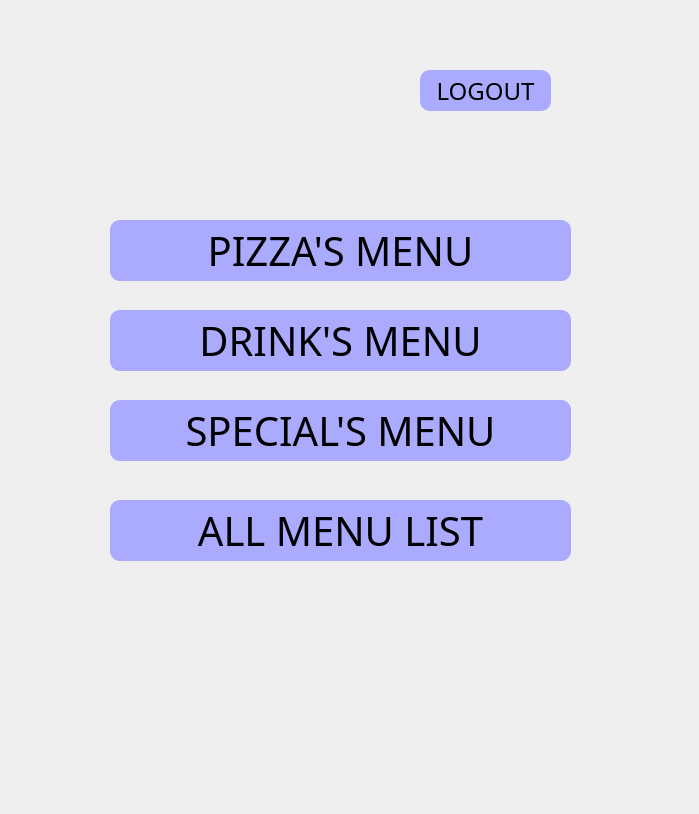
<?xml version="1.0" encoding="UTF-8"?>
<ui version="4.0">
 <class>menu</class>
 <widget class="QWidget" name="menu">
  <property name="geometry">
   <rect>
    <x>0</x>
    <y>0</y>
    <width>699</width>
    <height>814</height>
   </rect>
  </property>
  <property name="windowTitle">
   <string>Form</string>
  </property>
  <property name="styleSheet">
   <string notr="true">#menu{
border-image: url(:/newPrefix/menu.jpg);
}</string>
  </property>
  <widget class="QPushButton" name="pushButton_5">
   <property name="geometry">
    <rect>
     <x>420</x>
     <y>70</y>
     <width>131</width>
     <height>41</height>
    </rect>
   </property>
   <property name="font">
    <font>
     <family>8514oem</family>
     <pointsize>18</pointsize>
     <weight>50</weight>
     <italic>false</italic>
     <bold>false</bold>
    </font>
   </property>
   <property name="styleSheet">
    <string notr="true">.QPushButton
{
background: rgb(170,170, 255);

font: 18pt &quot;8514oem&quot;;
border-radius: 10px;
}

.QPushButton:hover
{
 	background-color: rgb(100, 150, 255);
}
</string>
   </property>
   <property name="text">
    <string>LOGOUT</string>
   </property>
   <property name="autoDefault">
    <bool>false</bool>
   </property>
  </widget>
  <widget class="QPushButton" name="pushButton_6">
   <property name="geometry">
    <rect>
     <x>110</x>
     <y>220</y>
     <width>461</width>
     <height>61</height>
    </rect>
   </property>
   <property name="font">
    <font>
     <family>Ink Free</family>
     <pointsize>30</pointsize>
     <weight>50</weight>
     <italic>false</italic>
     <bold>false</bold>
    </font>
   </property>
   <property name="styleSheet">
    <string notr="true">.QPushButton
{
background: rgb(170,170, 255);

font: 30pt &quot;Ink Free&quot;;
border-radius: 10px;
}

.QPushButton:hover
{
 	background-color: rgb(100, 150, 255);
}
</string>
   </property>
   <property name="text">
    <string>PIZZA'S MENU</string>
   </property>
   <property name="icon">
    <iconset resource="resim/Yeni Metin Belgesi.qrc">
     <normaloff>:/newPrefix/p.ico</normaloff>:/newPrefix/p.ico</iconset>
   </property>
   <property name="iconSize">
    <size>
     <width>30</width>
     <height>30</height>
    </size>
   </property>
   <property name="autoDefault">
    <bool>false</bool>
   </property>
  </widget>
  <widget class="QPushButton" name="pushButton_7">
   <property name="geometry">
    <rect>
     <x>110</x>
     <y>310</y>
     <width>461</width>
     <height>61</height>
    </rect>
   </property>
   <property name="font">
    <font>
     <family>Ink Free</family>
     <pointsize>30</pointsize>
     <weight>50</weight>
     <italic>false</italic>
     <bold>false</bold>
    </font>
   </property>
   <property name="styleSheet">
    <string notr="true">.QPushButton
{
background: rgb(170,170, 255);

font: 30pt &quot;Ink Free&quot;;
border-radius: 10px;
}

.QPushButton:hover
{
 	background-color: rgb(100, 150, 255);
}
</string>
   </property>
   <property name="text">
    <string>DRINK'S MENU</string>
   </property>
   <property name="icon">
    <iconset resource="resim/Yeni Metin Belgesi.qrc">
     <normaloff>:/newPrefix/drink.png</normaloff>:/newPrefix/drink.png</iconset>
   </property>
   <property name="iconSize">
    <size>
     <width>35</width>
     <height>35</height>
    </size>
   </property>
   <property name="shortcut">
    <string>Enter</string>
   </property>
   <property name="autoDefault">
    <bool>false</bool>
   </property>
  </widget>
  <widget class="QPushButton" name="pushButton_8">
   <property name="geometry">
    <rect>
     <x>110</x>
     <y>400</y>
     <width>461</width>
     <height>61</height>
    </rect>
   </property>
   <property name="font">
    <font>
     <family>Ink Free</family>
     <pointsize>30</pointsize>
     <weight>50</weight>
     <italic>false</italic>
     <bold>false</bold>
    </font>
   </property>
   <property name="styleSheet">
    <string notr="true">.QPushButton
{
background: rgb(170,170, 255);

font: 30pt &quot;Ink Free&quot;;
border-radius: 10px;
}

.QPushButton:hover
{
 	background-color: rgb(100, 150, 255);
}
</string>
   </property>
   <property name="text">
    <string>SPECIAL'S MENU</string>
   </property>
   <property name="icon">
    <iconset resource="resim/Yeni Metin Belgesi.qrc">
     <normaloff>:/newPrefix/specialmenu.png</normaloff>:/newPrefix/specialmenu.png</iconset>
   </property>
   <property name="iconSize">
    <size>
     <width>30</width>
     <height>30</height>
    </size>
   </property>
   <property name="autoDefault">
    <bool>false</bool>
   </property>
  </widget>
  <widget class="QPushButton" name="pushButton_9">
   <property name="geometry">
    <rect>
     <x>110</x>
     <y>500</y>
     <width>461</width>
     <height>61</height>
    </rect>
   </property>
   <property name="font">
    <font>
     <family>Ink Free</family>
     <pointsize>30</pointsize>
     <weight>50</weight>
     <italic>false</italic>
     <bold>false</bold>
    </font>
   </property>
   <property name="styleSheet">
    <string notr="true">.QPushButton
{
background: rgb(170,170, 255);

font: 30pt &quot;Ink Free&quot;;
border-radius: 10px;
}

.QPushButton:hover
{
 	background-color: rgb(100, 150, 255);
}
</string>
   </property>
   <property name="text">
    <string>ALL MENU LIST</string>
   </property>
   <property name="icon">
    <iconset resource="resim/Yeni Metin Belgesi.qrc">
     <normaloff>:/newPrefix/alllist.png</normaloff>:/newPrefix/alllist.png</iconset>
   </property>
   <property name="iconSize">
    <size>
     <width>30</width>
     <height>30</height>
    </size>
   </property>
   <property name="autoDefault">
    <bool>false</bool>
   </property>
  </widget>
 </widget>
 <resources>
  <include location="resim/Yeni Metin Belgesi.qrc"/>
 </resources>
 <connections/>
</ui>
